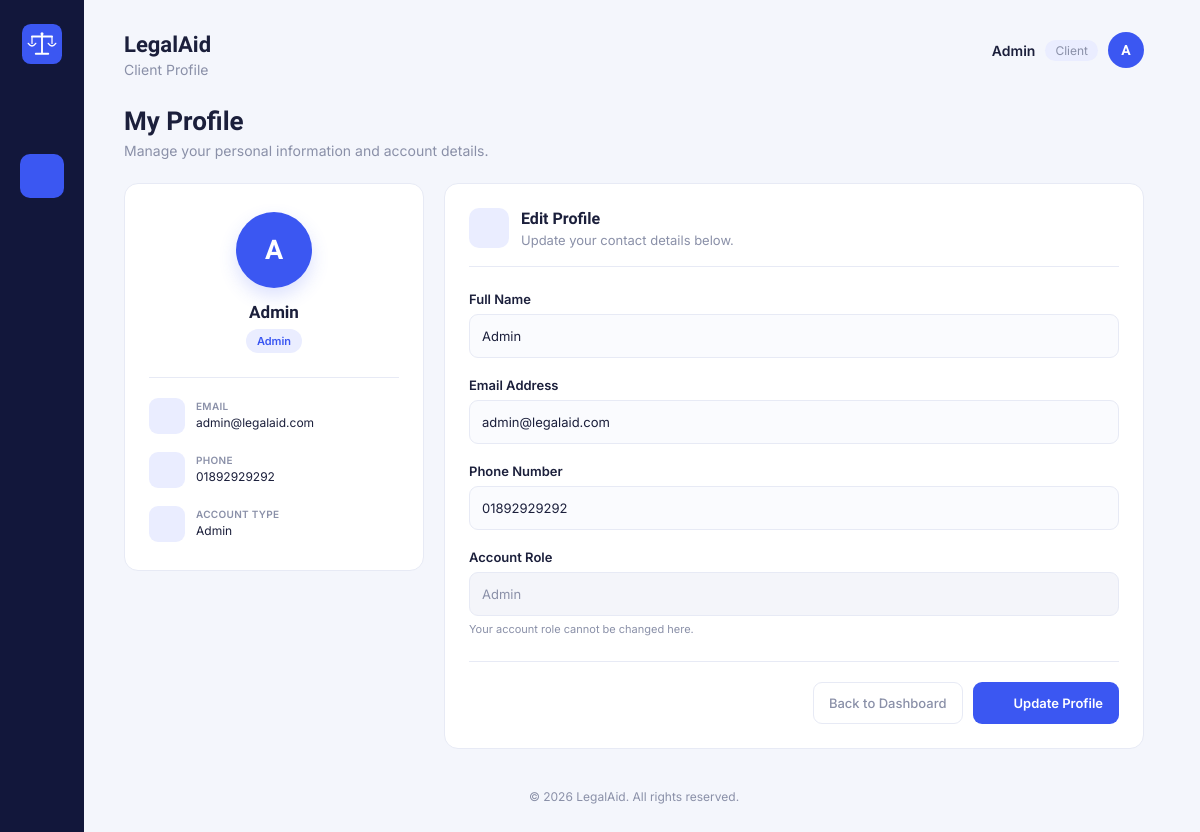
/client/profile.php (signed in), run on the app's committed database.
### tables this page shows
CREATE TABLE `users` (
  `user_id` int(11) NOT NULL,
  `name` varchar(100) NOT NULL,
  `email` varchar(100) NOT NULL,
  `password` varchar(255) NOT NULL,
  `phone` varchar(20) DEFAULT NULL,
  `role` varchar(20) NOT NULL,
  `created_at` timestamp NOT NULL DEFAULT current_timestamp() ON UPDATE current_timestamp(),
  `status` varchar(20) NOT NULL DEFAULT 'active'
);

### client/profile.php (the view, shortened to what this page needs)
<?php
include("../db.php");
$user_id = $_SESSION["id"];
$username = $_SESSION["username"] ?? "";
function icon($name)
{
    $icons = [
        'home' =>
        '<path d="M4 11.5 12 5l8 6.5"/>
         <path d="M6 10v9a1 1 0 0 0 1 1h4v-6h2v6h4a1 1 0 0 0 1-1-1v-9"/>',
        'user' =>
        '<circle cx="12" cy="8" r="3.5"/>
         <path d="M5 20c1.2-3.6 4-5.5 7-5.5s5.8 1.9 7 5.5"/>',
        'search' =>
        '<circle cx="10.5" cy="10.5" r="6"/>
         <path d="m20 20-4.8-4.8"/>',
        'calendar' =>
        '<rect x="4" y="5.5" width="16" height="14.5" rx="2"/>
         <path d="M4 10h16M8 3.5v3M16 3.5v3"/>',
        'briefcase' =>
        '<rect x="3.5" y="8" width="17" height="11" rx="2"/>
         <path d="M8.5 8V6a2 2 0 0 1 2-2h3a2 2 0 0 1 2 2v2"/>
         <path d="M3.5 13h17"/>',
        'chart' =>
        '<path d="M4 20V10M11 20V4M18 20v-7"/>
         <path d="M2.5 20.5h19"/>',
        'logout' =>
        '<path d="M9 21H5a2 2 0 0 1-2-2V5a2 2 0 0 1 2-2h4"/>
         <path d="M16 17l5-5-5-5"/>
         <path d="M21 12H9"/>',
        'edit' =>
        '<path d="M12 20h9"/>
         <path d="M16.5 3.5a2.1 2.1 0 0 1 3 3L8 18l-4 1 1-4z"/>',
        'mail' =>
        '<rect x="3" y="5" width="18" height="14" rx="2"/>
         <path d="m3 7 9 6 9-6"/>',
        'phone' =>
        '<path d="M6.5 3.5 9 3l2 5-2.2 1.7a14 14 0 0 0 5 5L15.5 13l5 2 .5 2.5a2 2 0 0 1-2 2C10.7 19.5 4.5 13.3 4.5 5.5a2 2 0 0 1 2-2z"/>',
        'shield' =>
        '<path d="M12 3.5 19 6v6c0 4.4-3 7.8-7 8.5-4-.7-7-4.1-7-8.5V6z"/>
         <path d="m9 12 2 2 4-4.2"/>'
    ];
    $body = $icons[$name] ?? '';
    return '<svg viewBox="0 0 24 24"
        fill="none"
        stroke="currentColor"
        stroke-width="1.7"
        stroke-linecap="round"
        stroke-linejoin="round">' . $body . '</svg>';
}
$sql = "SELECT *
        FROM users
        WHERE user_id='$user_id'";
$result = mysqli_query($conn, $sql);
$row = mysqli_fetch_assoc($result);
?>
<!DOCTYPE html>
<html lang="en">
<head>
<link rel="stylesheet"
      href="profile.css">
</head>
<body>
<div class="app">
    <nav class="sidebar">
        <a class="sidebar-logo"
           href="../dashboard.php">
            <img src="../logo/logo-icon.svg"
                 alt="LegalAid">
        </a>
        <ul class="sidebar-nav">
            <li title="Dashboard">
                <a href="../dashboard.php">
                    <?php echo icon('home'); ?>
                </a>
            </li>
            <li class="active"
                title="Edit Profile">
                <a href="profile.php">
                    <?php echo icon('user'); ?>
                </a>
            </li>
            <li title="Find Lawyer">
                <a href="findLawyer.php">
                    <?php echo icon('search'); ?>
                </a>
            </li>
            <li title="My Appointments">
                <a href="../views/client/appointments.php">
                    <?php echo icon('calendar'); ?>
                </a>
            </li>
            <li title="My Cases">
                <a href="../views/client/cases.php">
                    <?php echo icon('briefcase'); ?>
                </a>
            </li>
            <li title="Reports">
                <a href="../views/client/reports.php">
                    <?php echo icon('chart'); ?>
                </a>
            </li>
        </ul>
        <div class="sidebar-bottom">
            <a href="../logout.php"
               title="Logout">
                <?php echo icon('logout'); ?>
            </a>
        </div>
    </nav>
    <main class="main">
        <header class="topbar">
            <div>
                <h1>LegalAid</h1>
                <p class="subtitle">
                    Client Profile
                </p>
            </div>
            <div class="account">
                <span class="account-name">
                    <?php
                    echo htmlspecialchars(
                        $username
                    );
                    ?>
                </span>
                <span class="account-role">
                    Client
                </span>
                <div class="avatar">
                    <?php
                    echo strtoupper(
                        substr(
                            $username,
                            0,
                            1
                        )
                    );
                    ?>
                </div>
            </div>
        </header>
        <section class="page-heading">
            <div>
                <h2>My Profile</h2>
                <p>
                    Manage your personal information and account details.
                </p>
            </div>
        </section>
        <section class="profile-layout">
            <div class="profile-card">
                <div class="profile-avatar">
                    <?php
                    echo strtoupper(
                        substr(
                            $row["name"],
                            0,
                            1
                        )
                    );
                    ?>
                </div>
                <h3>
                    <?php
                    echo htmlspecialchars(
                        $row["name"]
                    );
                    ?>
                </h3>
                <span class="profile-role">
                    <?php
                    echo htmlspecialchars(
                        ucfirst($row["role"])
                    );
                    ?>
                </span>
                <div class="profile-divider"></div>
                <div class="profile-info">
                    <div class="info-item">
                        <div class="info-icon">
                            <?php echo icon('mail'); ?>
                        </div>
                        <div>
                            <span class="info-label">
                                Email
                            </span>
                            <span class="info-value">
                                <?php
                                echo htmlspecialchars(
                                    $row["email"]
                                );
                                ?>
                            </span>
                        </div>
                    </div>
                    <div class="info-item">
                        <div class="info-icon">
                            <?php echo icon('phone'); ?>
                        </div>
                        <div>
                            <span class="info-label">
                                Phone
                            </span>
                            <span class="info-value">
                                <?php
                                echo htmlspecialchars(
                                    $row["phone"]
                                );
                                ?>
                            </span>
                        </div>
                    </div>
                    <div class="info-item">
                        <div class="info-icon">
                            <?php echo icon('shield'); ?>
                        </div>
                        <div>
                            <span class="info-label">
                                Account Type
                            </span>
                            <span class="info-value">
                                <?php
                                echo htmlspecialchars(
                                    ucfirst($row["role"])
                                );
                                ?>
                            </span>
                        </div>
                    </div>
                </div>
            </div>
            <div class="form-card">
                <div class="form-heading">
                    <div class="section-icon">
                        <?php echo icon('edit'); ?>
                    </div>
                    <div>
                        <h3>
                            Edit Profile
                        </h3>
                        <p>
                            Update your contact details below.
                        </p>
                    </div>
                </div>
                <form method="post">
                    <div class="form-group">
                        <label for="name">
                            Full Name
                        </label>
                        <input
                            type="text"
                            id="name"
                            name="name"
                            value="<?php
                            echo htmlspecialchars(
                                $row["name"]
                            );
                            ?>"
                            required
                        >
                    </div>
                    <div class="form-group">
                        <label for="email">
                            Email Address
                        </label>
                        <input
                            type="email"
                            id="email"
                            name="email"
                            value="<?php
                            echo htmlspecialchars(
                                $row["email"]
                            );
                            ?>"
                            required
                        >
                    </div>
                    <div class="form-group">
                        <label for="phone">
                            Phone Number
                        </label>
                        <input
                            type="text"
                            id="phone"
                            name="phone"
                            value="<?php
                            echo htmlspecialchars(
                                $row["phone"]
                            );
                            ?>"
                            required
                        >
                    </div>
                    <div class="form-group">
                        <label for="role">
                            Account Role
                        </label>
                        <input
                            type="text"
                            id="role"
                            value="<?php
                            echo htmlspecialchars(
                                ucfirst($row["role"])
                            );
                            ?>"
                            readonly
                            class="readonly-input"
                        >
                        <span class="field-note">
                            Your account role cannot be changed here.
                        </span>
                    </div>
                    <div class="form-actions">
                        <a href="../dashboard.php"
                           class="cancel-btn">
                            Back to Dashboard
                        </a>
                        <button
                            type="submit"
                            name="update"
                            class="submit-btn">
                            <?php echo icon('edit'); ?>
                            Update Profile
                        </button>
                    </div>
                </form>
            </div>
        </section>
        <footer class="footer">
            &copy;
            <?php echo date("Y"); ?>
            LegalAid. All rights reserved.
        </footer>
    </main>
</div>
</body>
</html>

### data on the page
users: name "A", name "Admin", role "Admin", email "admin@legalaid.com", phone "01892929292"

### other printed values
$username "Admin"
